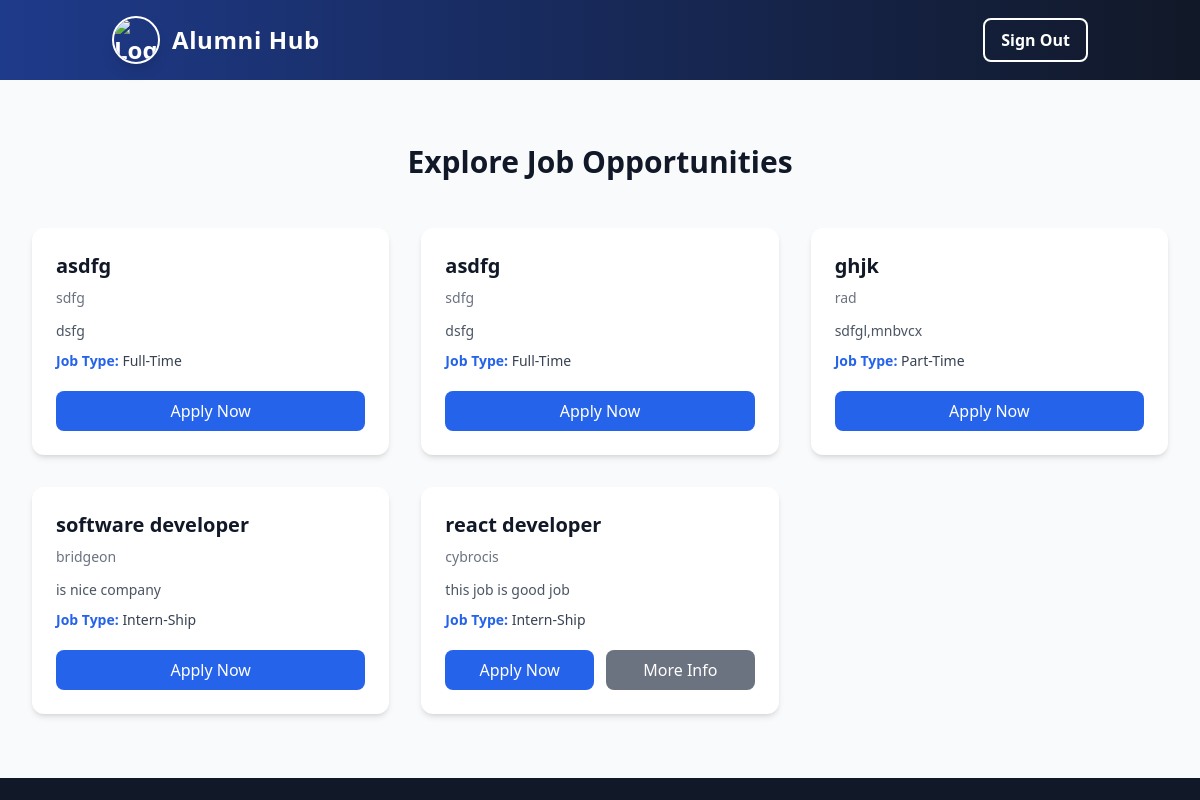
The app's page /jobs/ (signed in) with its own data.
### myapp/models.py (models this page shows, shortened)
class JobPost(models.Model):
    job_name = models.CharField(max_length=100,default="Unnamed Job")
    company = models.CharField(max_length=255)
    description = models.TextField(blank=True)  # Changed to TextField
    job_type = models.CharField(
        max_length=100,
        choices=[("FT", "Full-Time"), ("PT", "Part-Time"),("IS", "Intern-Ship")],
        default=4  # Added default value
    )
    application_link = models.URLField(blank=True, null=True)  # Allowing blank values
    company_website = models.URLField(blank=True, null=True)  # New field for company site link

### myapp/views.py (the view)
# urls.py: path('jobs/',jobpost_list,name='jobpost_list'),
@login_required(login_url='signin')
def jobpost_list(request):
    jobs = JobPost.objects.all()  # Fetch all job posts
    return render(request, 'jobpost_list.html', {'jobs': jobs})

### templates/jobpost_list.html
{% extends "home.html" %}
{% block content %}
{% include "navbar.html" %}
<section class="py-16 bg-gray-50 dark:bg-gray-900">
    <div class="mx-auto max-w-screen-xl px-6 lg:px-8">
        <h1 class="text-3xl font-extrabold text-gray-900 dark:text-white text-center mb-12">
            Explore Job Opportunities
        </h1>
        {% if jobs %}
        <div class="grid gap-8 sm:grid-cols-2 lg:grid-cols-3">
            {% for job in jobs %}
            <div class="relative overflow-hidden bg-white dark:bg-gray-800 rounded-xl shadow-md transition-transform duration-300 p-6
                        hover:scale-105 hover:shadow-2xl hover:ring-2 hover:ring-blue-400 dark:hover:ring-blue-600">
                <h2 class="text-xl font-semibold text-gray-900 dark:text-white mb-2">{{ job.job_name }}</h2>
                <p class="text-sm text-gray-500 dark:text-gray-400">{{ job.company }}</p>
                <p class="mt-3 text-gray-600 dark:text-gray-300 text-sm leading-relaxed">{{ job.description }}</p>
                <p class="mt-2 text-sm font-medium text-gray-700 dark:text-gray-400">
                    <span class="font-semibold text-blue-600 dark:text-blue-400">Job Type:</span> {{ job.get_job_type_display }}
                </p>
                <div class="mt-5 flex items-center gap-3">
                    {% if job.application_link %}
                    <a href="{{ job.application_link }}" target="_blank"
                        class="flex-1 text-center bg-blue-600 text-white font-medium px-4 py-2 rounded-lg hover:bg-blue-700 transition duration-300">
                        Apply Now
                    </a>
                    {% endif %}
                    {% if job.company_website %}
                    <a href="{{ job.company_website }}" target="_blank"
                        class="flex-1 text-center bg-gray-500 text-white font-medium px-4 py-2 rounded-lg hover:bg-gray-600 transition duration-300">
                        More Info
                    </a>
                    {% endif %}
                </div>
            </div>
            {% endfor %}
        </div>
        {% else %}
        <p class="text-center text-gray-500 dark:text-gray-400 mt-8">No job postings available at the moment.</p>
        {% endif %}
    </div>
</section>
{% endblock content %}

### records on screen
JobPost: job_name "asdfg", company "sdfg", description "dsfg", job_type "Full-Time"
JobPost: job_name "asdfg", company "sdfg", description "dsfg", job_type "Full-Time"
JobPost: job_name "ghjk", company "rad", description "sdfgl,mnbvcx", job_type "Part-Time"
JobPost: job_name "software developer", company "bridgeon", description "is nice company", job_type "Intern-Ship"
JobPost: job_name "react developer", company "cybrocis", description "this job is good job", job_type "Intern-Ship"
